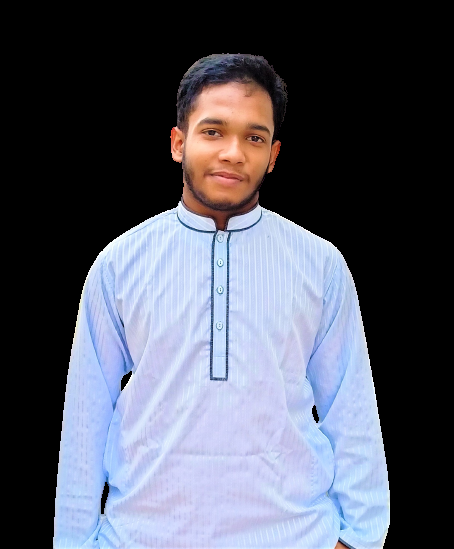
#> input picture  Assemble all program of artificial intelligence/path_to_image.jpg, 454 x 549 px
$ python Test.py
#> lines starting #> are read from the running program, lines starting #| are printed output that depends on the picture
# [65 lines of commented-out code are left out]
import cv2

image = cv2.imread('path_to_image.jpg')
#> image is the input picture: shape (549, 454, 3); mean B, G, R 100.7, 87.5, 84.5

gray_img = cv2.cvtColor(image, cv2.COLOR_BGR2GRAY)
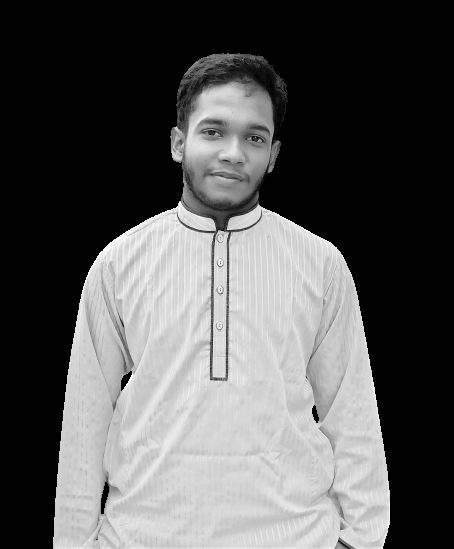
#> gray_img: shape (549, 454); min 0, max 255, mean 88.1

invert = cv2.bitwise_not(gray_img)
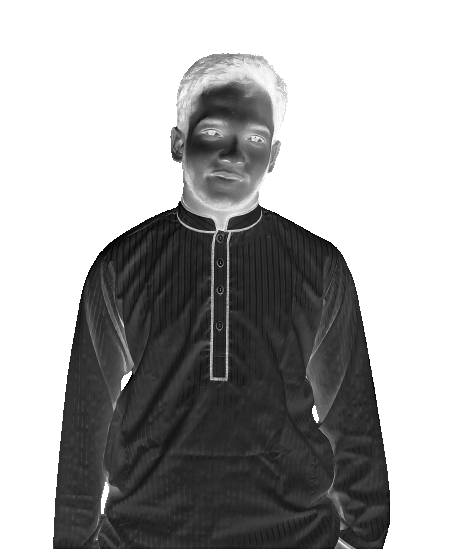
#> invert: shape (549, 454); min 0, max 255, mean 166.9

blur = cv2.GaussianBlur(invert, (21, 21), 0)
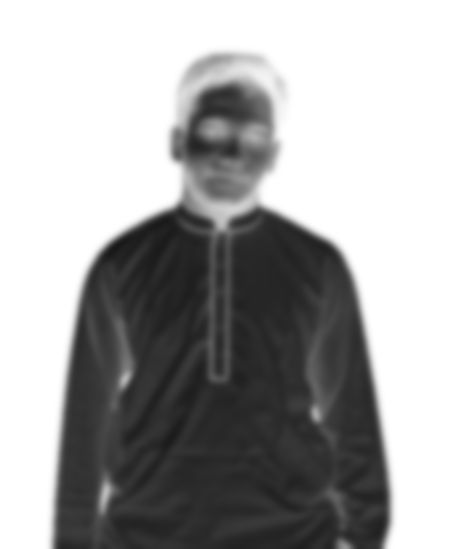
#> blur: shape (549, 454); min 24, max 255, mean 166.9

inverted_blur = cv2.bitwise_not(blur)
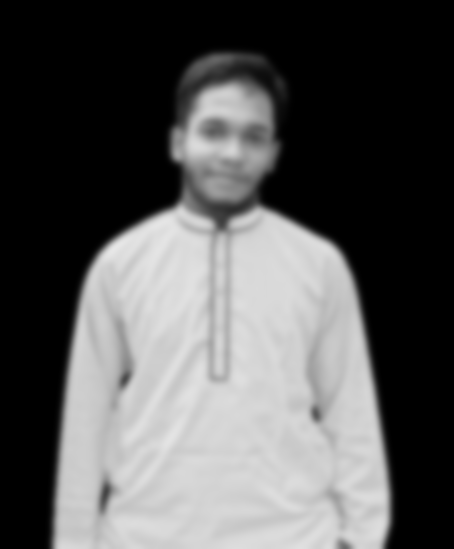
#> inverted_blur: shape (549, 454); min 0, max 231, mean 88.1

sketch = cv2 . divide(gray_img, inverted_blur, scale=256.0)
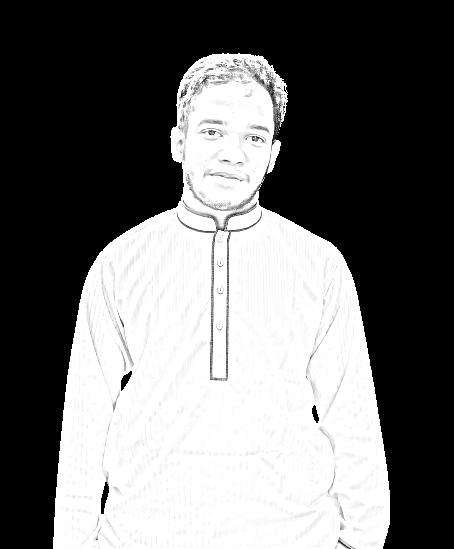
#> sketch: shape (549, 454); min 0, max 255, mean 112.6

cv2 . imwrite('path_to_output_sketch.jpg', sketch)
